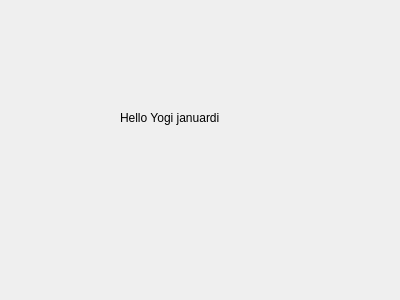
<?xml version="1.0" encoding="UTF-8"?>
<ui version="4.0">
 <class>Dialog</class>
 <widget class="QDialog" name="Dialog">
  <property name="geometry">
   <rect>
    <x>0</x>
    <y>0</y>
    <width>400</width>
    <height>300</height>
   </rect>
  </property>
  <property name="windowTitle">
   <string>Dialog</string>
  </property>
  <property name="layoutDirection">
   <enum>Qt::RightToLeft</enum>
  </property>
  <widget class="QLabel" name="helLabel">
   <property name="geometry">
    <rect>
     <x>120</x>
     <y>110</y>
     <width>101</width>
     <height>16</height>
    </rect>
   </property>
   <property name="text">
    <string>Hello Yogi januardi</string>
   </property>
  </widget>
 </widget>
 <resources/>
 <connections/>
</ui>
